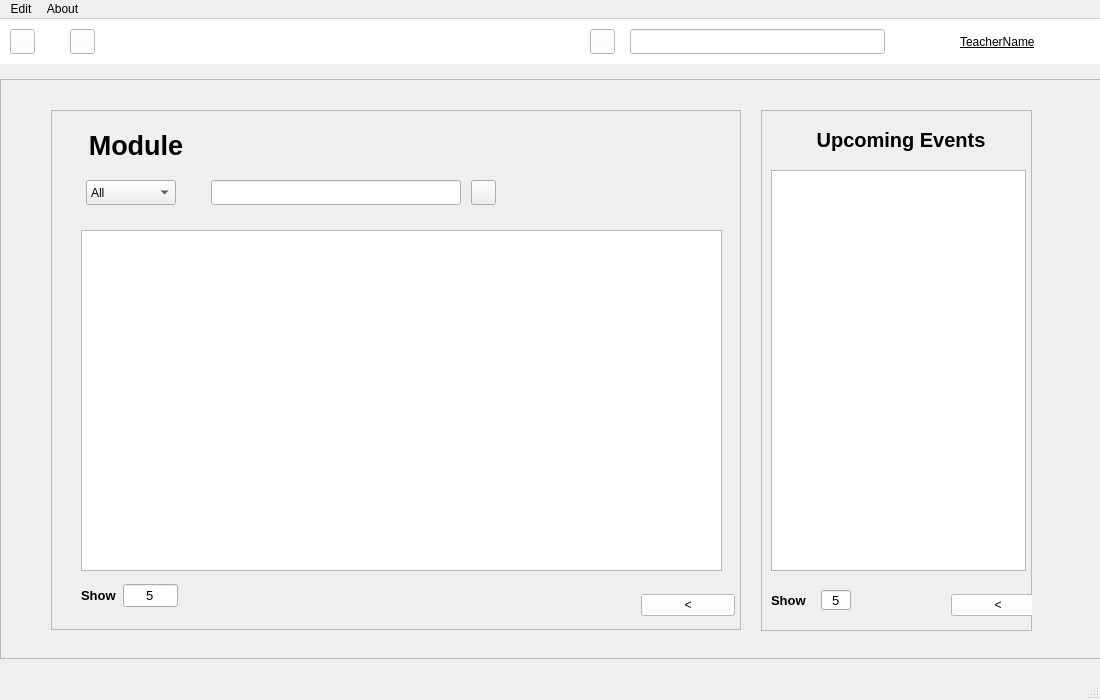
<?xml version="1.0" encoding="UTF-8"?>
<ui version="4.0">
 <class>MainWindow</class>
 <widget class="QMainWindow" name="MainWindow">
  <property name="geometry">
   <rect>
    <x>0</x>
    <y>0</y>
    <width>1100</width>
    <height>700</height>
   </rect>
  </property>
  <property name="windowTitle">
   <string>MainWindow</string>
  </property>
  <widget class="QWidget" name="centralwidget">
   <widget class="QWidget" name="widget" native="true">
    <property name="geometry">
     <rect>
      <x>0</x>
      <y>0</y>
      <width>1101</width>
      <height>45</height>
     </rect>
    </property>
    <property name="styleSheet">
     <string notr="true">background-color:rgb(255, 255, 255)</string>
    </property>
    <widget class="QToolButton" name="toolButton">
     <property name="geometry">
      <rect>
       <x>10</x>
       <y>10</y>
       <width>25</width>
       <height>25</height>
      </rect>
     </property>
     <property name="styleSheet">
      <string notr="true">border-image: url(:/all/images/backIcon.png);</string>
     </property>
     <property name="text">
      <string/>
     </property>
    </widget>
    <widget class="QToolButton" name="toolButton_2">
     <property name="geometry">
      <rect>
       <x>70</x>
       <y>10</y>
       <width>25</width>
       <height>25</height>
      </rect>
     </property>
     <property name="styleSheet">
      <string notr="true">border-image: url(:/all/images/homeIcon.png)</string>
     </property>
     <property name="text">
      <string/>
     </property>
     <property name="popupMode">
      <enum>QToolButton::DelayedPopup</enum>
     </property>
    </widget>
    <widget class="QToolButton" name="toolButton_3">
     <property name="geometry">
      <rect>
       <x>590</x>
       <y>10</y>
       <width>25</width>
       <height>25</height>
      </rect>
     </property>
     <property name="styleSheet">
      <string notr="true">border-image:url(:/all/images/searchIcon.png)</string>
     </property>
     <property name="text">
      <string/>
     </property>
    </widget>
    <widget class="QLineEdit" name="lineEdit_4">
     <property name="geometry">
      <rect>
       <x>630</x>
       <y>10</y>
       <width>255</width>
       <height>25</height>
      </rect>
     </property>
    </widget>
    <widget class="QLabel" name="label_2">
     <property name="geometry">
      <rect>
       <x>960</x>
       <y>10</y>
       <width>100</width>
       <height>25</height>
      </rect>
     </property>
     <property name="font">
      <font>
       <underline>true</underline>
      </font>
     </property>
     <property name="text">
      <string>TeacherName</string>
     </property>
    </widget>
   </widget>
   <widget class="QScrollArea" name="scrollArea">
    <property name="geometry">
     <rect>
      <x>0</x>
      <y>60</y>
      <width>1110</width>
      <height>580</height>
     </rect>
    </property>
    <property name="widgetResizable">
     <bool>true</bool>
    </property>
    <widget class="QWidget" name="scrollAreaWidgetContents">
     <property name="geometry">
      <rect>
       <x>0</x>
       <y>0</y>
       <width>1108</width>
       <height>578</height>
      </rect>
     </property>
     <widget class="QFrame" name="frame">
      <property name="geometry">
       <rect>
        <x>50</x>
        <y>30</y>
        <width>690</width>
        <height>520</height>
       </rect>
      </property>
      <property name="frameShape">
       <enum>QFrame::StyledPanel</enum>
      </property>
      <property name="frameShadow">
       <enum>QFrame::Raised</enum>
      </property>
      <widget class="QLabel" name="label">
       <property name="geometry">
        <rect>
         <x>30</x>
         <y>20</y>
         <width>110</width>
         <height>30</height>
        </rect>
       </property>
       <property name="font">
        <font>
         <pointsize>20</pointsize>
         <weight>75</weight>
         <bold>true</bold>
        </font>
       </property>
       <property name="text">
        <string>Module</string>
       </property>
       <property name="alignment">
        <set>Qt::AlignCenter</set>
       </property>
      </widget>
      <widget class="QComboBox" name="comboBox">
       <property name="geometry">
        <rect>
         <x>35</x>
         <y>70</y>
         <width>90</width>
         <height>25</height>
        </rect>
       </property>
       <item>
        <property name="text">
         <string>All</string>
        </property>
       </item>
       <item>
        <property name="text">
         <string>In Progress</string>
        </property>
       </item>
       <item>
        <property name="text">
         <string>Future</string>
        </property>
       </item>
       <item>
        <property name="text">
         <string>Past</string>
        </property>
       </item>
       <item>
        <property name="text">
         <string>Starred</string>
        </property>
       </item>
      </widget>
      <widget class="QLineEdit" name="lineEdit">
       <property name="geometry">
        <rect>
         <x>160</x>
         <y>70</y>
         <width>250</width>
         <height>25</height>
        </rect>
       </property>
      </widget>
      <widget class="QListView" name="listView">
       <property name="geometry">
        <rect>
         <x>30</x>
         <y>120</y>
         <width>641</width>
         <height>341</height>
        </rect>
       </property>
      </widget>
      <widget class="QToolButton" name="toolButton_4">
       <property name="geometry">
        <rect>
         <x>420</x>
         <y>70</y>
         <width>25</width>
         <height>25</height>
        </rect>
       </property>
       <property name="styleSheet">
        <string notr="true">border-image:url(:/all/images/searchIcon.png)</string>
       </property>
       <property name="text">
        <string/>
       </property>
      </widget>
      <widget class="QWidget" name="verticalLayoutWidget">
       <property name="geometry">
        <rect>
         <x>29</x>
         <y>119</y>
         <width>641</width>
         <height>341</height>
        </rect>
       </property>
       <layout class="QVBoxLayout" name="verticalLayout"/>
      </widget>
      <widget class="QWidget" name="layoutWidget">
       <property name="geometry">
        <rect>
         <x>590</x>
         <y>480</y>
         <width>195</width>
         <height>30</height>
        </rect>
       </property>
       <layout class="QHBoxLayout" name="horizontalLayout_3">
        <property name="spacing">
         <number>7</number>
        </property>
        <item>
         <widget class="QPushButton" name="pushButton_3">
          <property name="sizePolicy">
           <sizepolicy hsizetype="Minimum" vsizetype="Fixed">
            <horstretch>40</horstretch>
            <verstretch>0</verstretch>
           </sizepolicy>
          </property>
          <property name="styleSheet">
           <string notr="true">background-color:rgb(255, 255, 255)</string>
          </property>
          <property name="text">
           <string>&lt;</string>
          </property>
         </widget>
        </item>
        <item>
         <widget class="QPushButton" name="pushButton_2">
          <property name="sizePolicy">
           <sizepolicy hsizetype="Minimum" vsizetype="Fixed">
            <horstretch>40</horstretch>
            <verstretch>0</verstretch>
           </sizepolicy>
          </property>
          <property name="styleSheet">
           <string notr="true">background-color:rgb(255, 255, 255)</string>
          </property>
          <property name="text">
           <string>&gt;</string>
          </property>
         </widget>
        </item>
       </layout>
      </widget>
      <widget class="QWidget" name="layoutWidget_3">
       <property name="geometry">
        <rect>
         <x>30</x>
         <y>470</y>
         <width>97</width>
         <height>31</height>
        </rect>
       </property>
       <layout class="QHBoxLayout" name="horizontalLayout">
        <item>
         <widget class="QLabel" name="label_4">
          <property name="font">
           <font>
            <pointsize>10</pointsize>
            <weight>75</weight>
            <bold>true</bold>
           </font>
          </property>
          <property name="text">
           <string>Show</string>
          </property>
         </widget>
        </item>
        <item>
         <widget class="QLineEdit" name="lineEdit_2">
          <property name="font">
           <font>
            <pointsize>10</pointsize>
           </font>
          </property>
          <property name="text">
           <string>5</string>
          </property>
          <property name="alignment">
           <set>Qt::AlignCenter</set>
          </property>
         </widget>
        </item>
       </layout>
      </widget>
     </widget>
     <widget class="QFrame" name="frame_2">
      <property name="geometry">
       <rect>
        <x>760</x>
        <y>30</y>
        <width>271</width>
        <height>521</height>
       </rect>
      </property>
      <property name="frameShape">
       <enum>QFrame::StyledPanel</enum>
      </property>
      <property name="frameShadow">
       <enum>QFrame::Raised</enum>
      </property>
      <widget class="QLabel" name="label_3">
       <property name="geometry">
        <rect>
         <x>20</x>
         <y>10</y>
         <width>240</width>
         <height>40</height>
        </rect>
       </property>
       <property name="font">
        <font>
         <pointsize>15</pointsize>
         <weight>75</weight>
         <bold>true</bold>
        </font>
       </property>
       <property name="text">
        <string>Upcoming Events</string>
       </property>
       <property name="alignment">
        <set>Qt::AlignCenter</set>
       </property>
      </widget>
      <widget class="QListView" name="listView_2">
       <property name="geometry">
        <rect>
         <x>10</x>
         <y>60</y>
         <width>255</width>
         <height>401</height>
        </rect>
       </property>
      </widget>
      <widget class="QLabel" name="label_7">
       <property name="geometry">
        <rect>
         <x>10</x>
         <y>480</y>
         <width>41</width>
         <height>21</height>
        </rect>
       </property>
       <property name="font">
        <font>
         <pointsize>10</pointsize>
         <weight>75</weight>
         <bold>true</bold>
        </font>
       </property>
       <property name="text">
        <string>Show</string>
       </property>
      </widget>
      <widget class="QLineEdit" name="lineEdit_3">
       <property name="geometry">
        <rect>
         <x>60</x>
         <y>480</y>
         <width>30</width>
         <height>20</height>
        </rect>
       </property>
       <property name="font">
        <font>
         <pointsize>10</pointsize>
        </font>
       </property>
       <property name="text">
        <string>5</string>
       </property>
       <property name="alignment">
        <set>Qt::AlignCenter</set>
       </property>
      </widget>
      <widget class="QWidget" name="layoutWidget_2">
       <property name="geometry">
        <rect>
         <x>190</x>
         <y>480</y>
         <width>195</width>
         <height>30</height>
        </rect>
       </property>
       <layout class="QHBoxLayout" name="horizontalLayout_4">
        <property name="spacing">
         <number>7</number>
        </property>
        <item>
         <widget class="QPushButton" name="pushButton_4">
          <property name="sizePolicy">
           <sizepolicy hsizetype="Minimum" vsizetype="Fixed">
            <horstretch>40</horstretch>
            <verstretch>0</verstretch>
           </sizepolicy>
          </property>
          <property name="styleSheet">
           <string notr="true">background-color:rgb(255, 255, 255)</string>
          </property>
          <property name="text">
           <string>&lt;</string>
          </property>
         </widget>
        </item>
        <item>
         <widget class="QPushButton" name="pushButton_5">
          <property name="sizePolicy">
           <sizepolicy hsizetype="Minimum" vsizetype="Fixed">
            <horstretch>40</horstretch>
            <verstretch>0</verstretch>
           </sizepolicy>
          </property>
          <property name="styleSheet">
           <string notr="true">background-color:rgb(255, 255, 255)</string>
          </property>
          <property name="text">
           <string>&gt;</string>
          </property>
         </widget>
        </item>
       </layout>
      </widget>
     </widget>
    </widget>
   </widget>
  </widget>
  <widget class="QStatusBar" name="statusbar"/>
  <widget class="QMenuBar" name="menuBar">
   <property name="geometry">
    <rect>
     <x>0</x>
     <y>0</y>
     <width>1100</width>
     <height>26</height>
    </rect>
   </property>
   <widget class="QMenu" name="menuFile">
    <property name="title">
     <string>Edit</string>
    </property>
   </widget>
   <widget class="QMenu" name="menuAbout">
    <property name="geometry">
     <rect>
      <x>471</x>
      <y>197</y>
      <width>169</width>
      <height>54</height>
     </rect>
    </property>
    <property name="title">
     <string>About</string>
    </property>
   </widget>
   <addaction name="menuFile"/>
   <addaction name="menuAbout"/>
  </widget>
  <action name="actionEdit">
   <property name="text">
    <string>Edit</string>
   </property>
  </action>
  <action name="actionAbout_2">
   <property name="text">
    <string>About</string>
   </property>
  </action>
 </widget>
 <resources>
  <include location="../images.qrc"/>
 </resources>
 <connections/>
</ui>
